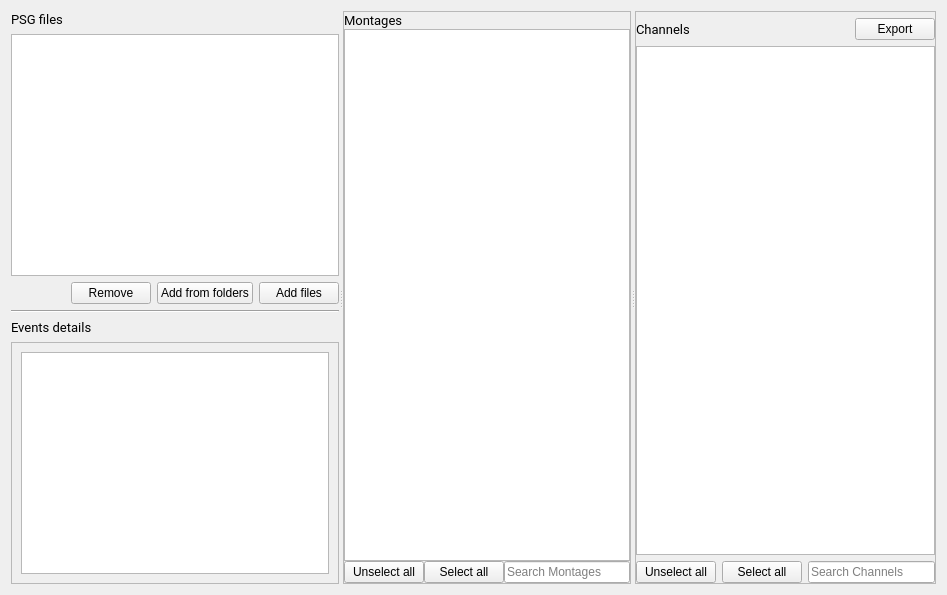
<?xml version="1.0" encoding="UTF-8"?>
<ui version="4.0">
 <class>PSGReaderSettingsView</class>
 <widget class="QWidget" name="PSGReaderSettingsView">
  <property name="geometry">
   <rect>
    <x>0</x>
    <y>0</y>
    <width>947</width>
    <height>595</height>
   </rect>
  </property>
  <property name="windowTitle">
   <string>Form</string>
  </property>
  <property name="styleSheet">
   <string notr="true">font: 12pt &quot;Roboto&quot;;</string>
  </property>
  <layout class="QVBoxLayout" name="verticalLayout_4">
   <item>
    <widget class="QSplitter" name="splitter">
     <property name="orientation">
      <enum>Qt::Horizontal</enum>
     </property>
     <property name="childrenCollapsible">
      <bool>false</bool>
     </property>
     <widget class="QWidget" name="layoutWidget">
      <layout class="QVBoxLayout" name="verticalLayout">
       <item>
        <widget class="QLabel" name="label">
         <property name="font">
          <font>
           <family>Roboto</family>
           <pointsize>10</pointsize>
           <weight>50</weight>
           <italic>false</italic>
           <bold>false</bold>
          </font>
         </property>
         <property name="text">
          <string>PSG files</string>
         </property>
        </widget>
       </item>
       <item>
        <widget class="QListView" name="files_listview">
         <property name="editTriggers">
          <set>QAbstractItemView::NoEditTriggers</set>
         </property>
         <property name="selectionMode">
          <enum>QAbstractItemView::ExtendedSelection</enum>
         </property>
         <property name="selectionBehavior">
          <enum>QAbstractItemView::SelectItems</enum>
         </property>
        </widget>
       </item>
       <item>
        <layout class="QHBoxLayout" name="horizontalLayout_3">
         <item>
          <spacer name="horizontalSpacer_2">
           <property name="orientation">
            <enum>Qt::Horizontal</enum>
           </property>
           <property name="sizeHint" stdset="0">
            <size>
             <width>40</width>
             <height>20</height>
            </size>
           </property>
          </spacer>
         </item>
         <item>
          <widget class="QPushButton" name="remove_entries_pushbutton">
           <property name="text">
            <string>Remove</string>
           </property>
          </widget>
         </item>
         <item>
          <widget class="QPushButton" name="add_folders_pushbutton">
           <property name="text">
            <string>Add from folders</string>
           </property>
          </widget>
         </item>
         <item>
          <widget class="QPushButton" name="add_files_pushbutton">
           <property name="text">
            <string>Add files</string>
           </property>
          </widget>
         </item>
        </layout>
       </item>
       <item>
        <widget class="Line" name="line_2">
         <property name="orientation">
          <enum>Qt::Horizontal</enum>
         </property>
        </widget>
       </item>
       <item>
        <widget class="QLabel" name="label_4">
         <property name="font">
          <font>
           <family>Roboto</family>
           <pointsize>10</pointsize>
           <weight>50</weight>
           <italic>false</italic>
           <bold>false</bold>
          </font>
         </property>
         <property name="text">
          <string>Events details</string>
         </property>
        </widget>
       </item>
       <item>
        <widget class="QScrollArea" name="scrollArea">
         <property name="widgetResizable">
          <bool>true</bool>
         </property>
         <widget class="QWidget" name="scrollAreaWidgetContents">
          <property name="geometry">
           <rect>
            <x>0</x>
            <y>0</y>
            <width>312</width>
            <height>240</height>
           </rect>
          </property>
          <layout class="QVBoxLayout" name="verticalLayout_5">
           <item>
            <widget class="QTreeView" name="events_treeView"/>
           </item>
          </layout>
         </widget>
        </widget>
       </item>
      </layout>
     </widget>
     <widget class="QFrame" name="frame_montages">
      <property name="enabled">
       <bool>true</bool>
      </property>
      <property name="frameShape">
       <enum>QFrame::StyledPanel</enum>
      </property>
      <property name="frameShadow">
       <enum>QFrame::Raised</enum>
      </property>
      <layout class="QVBoxLayout" name="verticalLayout_7">
       <property name="spacing">
        <number>0</number>
       </property>
       <property name="leftMargin">
        <number>0</number>
       </property>
       <property name="topMargin">
        <number>0</number>
       </property>
       <property name="rightMargin">
        <number>0</number>
       </property>
       <property name="bottomMargin">
        <number>0</number>
       </property>
       <item>
        <layout class="QVBoxLayout" name="verticalLayout_3">
         <item>
          <widget class="QLabel" name="label_3">
           <property name="font">
            <font>
             <family>Roboto</family>
             <pointsize>10</pointsize>
             <weight>50</weight>
             <italic>false</italic>
             <bold>false</bold>
            </font>
           </property>
           <property name="text">
            <string>Montages</string>
           </property>
          </widget>
         </item>
         <item>
          <widget class="QTableView" name="montages_tableview">
           <property name="selectionMode">
            <enum>QAbstractItemView::MultiSelection</enum>
           </property>
           <property name="selectionBehavior">
            <enum>QAbstractItemView::SelectRows</enum>
           </property>
           <property name="horizontalScrollMode">
            <enum>QAbstractItemView::ScrollPerPixel</enum>
           </property>
           <attribute name="horizontalHeaderStretchLastSection">
            <bool>true</bool>
           </attribute>
          </widget>
         </item>
         <item>
          <layout class="QHBoxLayout" name="horizontalLayout">
           <item>
            <widget class="QPushButton" name="unselect_all_montage_pushbutton">
             <property name="text">
              <string>Unselect all</string>
             </property>
            </widget>
           </item>
           <item>
            <widget class="QPushButton" name="select_all_montage_pushbutton">
             <property name="text">
              <string>Select all</string>
             </property>
            </widget>
           </item>
           <item>
            <widget class="QLineEdit" name="montage_search_lineedit">
             <property name="placeholderText">
              <string>Search Montages</string>
             </property>
            </widget>
           </item>
          </layout>
         </item>
        </layout>
       </item>
      </layout>
     </widget>
     <widget class="QFrame" name="frame_channels">
      <property name="frameShape">
       <enum>QFrame::StyledPanel</enum>
      </property>
      <property name="frameShadow">
       <enum>QFrame::Raised</enum>
      </property>
      <layout class="QVBoxLayout" name="verticalLayout_8">
       <property name="spacing">
        <number>0</number>
       </property>
       <property name="leftMargin">
        <number>0</number>
       </property>
       <property name="topMargin">
        <number>0</number>
       </property>
       <property name="rightMargin">
        <number>0</number>
       </property>
       <property name="bottomMargin">
        <number>0</number>
       </property>
       <item>
        <layout class="QVBoxLayout" name="verticalLayout_2" stretch="0,0,0,0">
         <property name="spacing">
          <number>6</number>
         </property>
         <item>
          <widget class="QFrame" name="frame">
           <property name="frameShape">
            <enum>QFrame::StyledPanel</enum>
           </property>
           <property name="frameShadow">
            <enum>QFrame::Raised</enum>
           </property>
          </widget>
         </item>
         <item>
          <layout class="QHBoxLayout" name="horizontalLayout_2">
           <property name="spacing">
            <number>6</number>
           </property>
           <item>
            <widget class="QLabel" name="label_2">
             <property name="font">
              <font>
               <family>Roboto</family>
               <pointsize>10</pointsize>
               <weight>50</weight>
               <italic>false</italic>
               <bold>false</bold>
              </font>
             </property>
             <property name="text">
              <string>Channels</string>
             </property>
            </widget>
           </item>
           <item>
            <spacer name="horizontalSpacer">
             <property name="orientation">
              <enum>Qt::Horizontal</enum>
             </property>
             <property name="sizeHint" stdset="0">
              <size>
               <width>40</width>
               <height>20</height>
              </size>
             </property>
            </spacer>
           </item>
           <item>
            <widget class="QPushButton" name="export_pushbutton">
             <property name="text">
              <string>Export</string>
             </property>
            </widget>
           </item>
          </layout>
         </item>
         <item>
          <widget class="QTableView" name="channels_tableview">
           <property name="editTriggers">
            <set>QAbstractItemView::SelectedClicked</set>
           </property>
           <property name="dragEnabled">
            <bool>false</bool>
           </property>
           <property name="dragDropOverwriteMode">
            <bool>false</bool>
           </property>
           <property name="dragDropMode">
            <enum>QAbstractItemView::NoDragDrop</enum>
           </property>
           <property name="alternatingRowColors">
            <bool>true</bool>
           </property>
           <property name="selectionBehavior">
            <enum>QAbstractItemView::SelectRows</enum>
           </property>
           <property name="horizontalScrollMode">
            <enum>QAbstractItemView::ScrollPerPixel</enum>
           </property>
           <property name="sortingEnabled">
            <bool>false</bool>
           </property>
           <attribute name="horizontalHeaderStretchLastSection">
            <bool>true</bool>
           </attribute>
          </widget>
         </item>
         <item>
          <layout class="QHBoxLayout" name="horizontalLayout_4">
           <item>
            <widget class="QPushButton" name="unselect_all_channels_pushbutton">
             <property name="text">
              <string>Unselect all</string>
             </property>
            </widget>
           </item>
           <item>
            <widget class="QPushButton" name="select_all_channels_pushbutton">
             <property name="text">
              <string>Select all</string>
             </property>
            </widget>
           </item>
           <item>
            <widget class="QLineEdit" name="search_channels_lineedit">
             <property name="inputMask">
              <string/>
             </property>
             <property name="placeholderText">
              <string>Search Channels</string>
             </property>
            </widget>
           </item>
          </layout>
         </item>
        </layout>
       </item>
      </layout>
     </widget>
    </widget>
   </item>
  </layout>
 </widget>
 <resources>
  <include location="../../../../scinodes_poc/src/main/python/ui/themes/themes.qrc"/>
 </resources>
 <connections>
  <connection>
   <sender>add_files_pushbutton</sender>
   <signal>clicked()</signal>
   <receiver>PSGReaderSettingsView</receiver>
   <slot>add_files_slot()</slot>
   <hints>
    <hint type="sourcelabel">
     <x>203</x>
     <y>550</y>
    </hint>
    <hint type="destinationlabel">
     <x>330</x>
     <y>286</y>
    </hint>
   </hints>
  </connection>
  <connection>
   <sender>remove_entries_pushbutton</sender>
   <signal>clicked()</signal>
   <receiver>PSGReaderSettingsView</receiver>
   <slot>remove_entries()_slot</slot>
   <hints>
    <hint type="sourcelabel">
     <x>73</x>
     <y>550</y>
    </hint>
    <hint type="destinationlabel">
     <x>330</x>
     <y>286</y>
    </hint>
   </hints>
  </connection>
  <connection>
   <sender>add_folders_pushbutton</sender>
   <signal>clicked()</signal>
   <receiver>PSGReaderSettingsView</receiver>
   <slot>add_folders_slot()</slot>
   <hints>
    <hint type="sourcelabel">
     <x>160</x>
     <y>550</y>
    </hint>
    <hint type="destinationlabel">
     <x>330</x>
     <y>286</y>
    </hint>
   </hints>
  </connection>
  <connection>
   <sender>search_channels_lineedit</sender>
   <signal>textChanged(QString)</signal>
   <receiver>PSGReaderSettingsView</receiver>
   <slot>channel_search_changed_slot()</slot>
   <hints>
    <hint type="sourcelabel">
     <x>871</x>
     <y>570</y>
    </hint>
    <hint type="destinationlabel">
     <x>473</x>
     <y>297</y>
    </hint>
   </hints>
  </connection>
  <connection>
   <sender>montage_search_lineedit</sender>
   <signal>textChanged(QString)</signal>
   <receiver>PSGReaderSettingsView</receiver>
   <slot>montage_seach_changed_slot()</slot>
   <hints>
    <hint type="sourcelabel">
     <x>558</x>
     <y>570</y>
    </hint>
    <hint type="destinationlabel">
     <x>473</x>
     <y>297</y>
    </hint>
   </hints>
  </connection>
  <connection>
   <sender>select_all_channels_pushbutton</sender>
   <signal>clicked()</signal>
   <receiver>PSGReaderSettingsView</receiver>
   <slot>channels_select_all_slot()</slot>
   <hints>
    <hint type="sourcelabel">
     <x>762</x>
     <y>570</y>
    </hint>
    <hint type="destinationlabel">
     <x>473</x>
     <y>297</y>
    </hint>
   </hints>
  </connection>
  <connection>
   <sender>select_all_montage_pushbutton</sender>
   <signal>clicked()</signal>
   <receiver>PSGReaderSettingsView</receiver>
   <slot>montages_select_all_slot()</slot>
   <hints>
    <hint type="sourcelabel">
     <x>449</x>
     <y>570</y>
    </hint>
    <hint type="destinationlabel">
     <x>473</x>
     <y>297</y>
    </hint>
   </hints>
  </connection>
  <connection>
   <sender>unselect_all_channels_pushbutton</sender>
   <signal>clicked()</signal>
   <receiver>PSGReaderSettingsView</receiver>
   <slot>channels_unselect_all_slot()</slot>
   <hints>
    <hint type="sourcelabel">
     <x>676</x>
     <y>570</y>
    </hint>
    <hint type="destinationlabel">
     <x>473</x>
     <y>297</y>
    </hint>
   </hints>
  </connection>
  <connection>
   <sender>unselect_all_montage_pushbutton</sender>
   <signal>clicked()</signal>
   <receiver>PSGReaderSettingsView</receiver>
   <slot>montages_unselect_all_slot()</slot>
   <hints>
    <hint type="sourcelabel">
     <x>363</x>
     <y>570</y>
    </hint>
    <hint type="destinationlabel">
     <x>473</x>
     <y>297</y>
    </hint>
   </hints>
  </connection>
  <connection>
   <sender>files_listview</sender>
   <signal>clicked(QModelIndex)</signal>
   <receiver>PSGReaderSettingsView</receiver>
   <slot>file_selection_changed_slot()</slot>
   <hints>
    <hint type="sourcelabel">
     <x>168</x>
     <y>90</y>
    </hint>
    <hint type="destinationlabel">
     <x>473</x>
     <y>297</y>
    </hint>
   </hints>
  </connection>
 </connections>
 <slots>
  <slot>add_files_slot()</slot>
  <slot>remove_entries()_slot</slot>
  <slot>add_folders_slot()</slot>
  <slot>on_test_button()</slot>
  <slot>channel_search_changed_slot()</slot>
  <slot>on_apply()</slot>
  <slot>on_cancel()</slot>
  <slot>file_selection_changed_slot()</slot>
  <slot>montage_seach_changed_slot()</slot>
  <slot>on_file_search_changed()</slot>
  <slot>montages_select_all_slot()</slot>
  <slot>channels_select_all_slot()</slot>
  <slot>montages_unselect_all_slot()</slot>
  <slot>channels_unselect_all_slot()</slot>
  <slot>on_export()</slot>
 </slots>
</ui>
